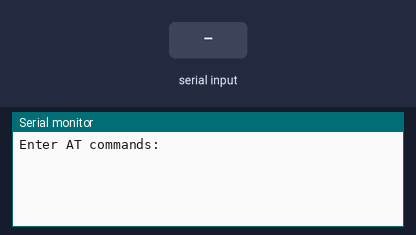
Bench run of a sketch on a simulated Arduino Uno, built with avr-gcc and run on an emulated ATmega328P. On the bench: the last lines printed to the serial monitor. The inputs (shaded band) are chosen by the test bench.

Above: at 1.2 s.
1.3 s: "1" received over the second serial link
At 1.7 s:
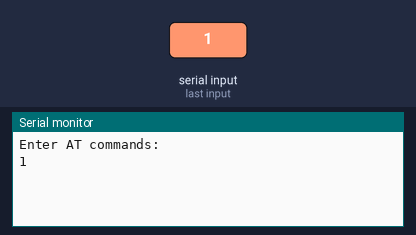
2.8 s: "0" received over the second serial link
At 4.1 s:
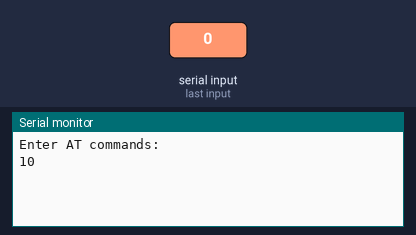

Measured:
- after the input at 1.3 s, the serial monitor: prints a new line at once (image 1)
- after the input at 2.8 s, the serial monitor: prints a new line at once (image 2)

The sketch:

blt.ino
```cpp
#include <SoftwareSerial.h>
SoftwareSerial BT(4,2); // RX, TX recorder que se cruzan

void setup()
   {
       Serial.begin(9600);
       Serial.println("Enter AT commands:");
       BT.begin(9600);
   }

void loop()
   {

    if(BT.available())    // Si llega un dato por el puerto BT se envía al monitor serial
  {
    Serial.write(BT.read());
  }

  if(Serial.available())  // Si llega un dato por el monitor serial se envía al puerto BT
  {
     BT.write(Serial.read());
  }

}// fin del metodo
```
